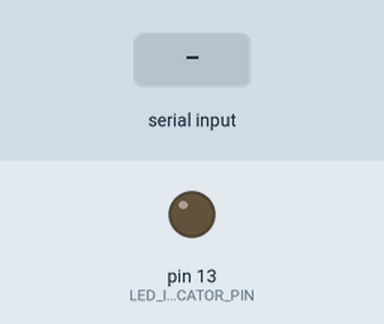
Recording of a sketch running on a simulated Arduino Uno, built with avr-gcc and run on an emulated ATmega328P. Parts: output pins drawn as LEDs (lit = HIGH). The test bench sets the inputs (shaded band). Random numbers use the default seed unless the sketch sets one; what the sketch prints to the serial monitor is not drawn.

Above: at 5.6 s.
5.7 s: "OK\n" received over the second serial link
At 7.7 s:
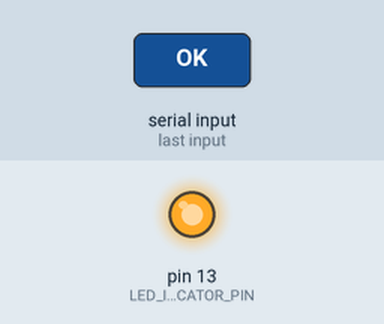
8.7 s: "ERROR\n" received over the second serial link
11.7 s: "STATUS\n" received over the second serial link
Timing chart, 0 to 19.6 s (numbered marks = the images above; inputs shaded):
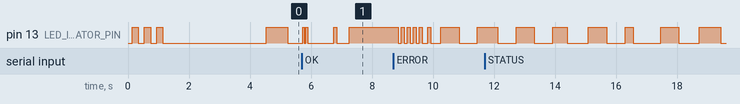

The sketch:

arduino_sender.ino
```cpp
/*
  Arduino Sensor Data Sender with Dummy Data

  Mengirim data sensor dummy (suhu dan cahaya) ke NodeMCU
  menggunakan SoftwareSerial untuk komunikasi UART

  Hardware:
  - Arduino Uno/Nano/Mega
  - Level Converter (5V ↔ 3.3V)
  - LED indicator (optional)

  Connections:
  - Pin 2 Arduino (TX) -> Level Converter HV1 -> NodeMCU D2 (RX)
  - Pin 3 Arduino (RX) -> Level Converter HV2 -> NodeMCU D1 (TX)
  - Pin 0,1 reserved for Serial Monitor debugging
  - Pin 13 -> LED indicator (optional)

  Data Generated:
  - Temperature: 20-35°C with realistic variations
  - Light: 100-900 with day/night simulation
  - Packet counter and timestamp included

  Author: Your Name
  Date: 2025
  Version: 1.0
*/

#include <SoftwareSerial.h>

// ===== PIN DEFINITIONS =====
#define LED_INDICATOR_PIN 13  // LED indikator komunikasi

// Pin untuk komunikasi serial dengan NodeMCU
#define ARDUINO_TX_PIN 2      // Pin 2 Arduino -> NodeMCU RX
#define ARDUINO_RX_PIN 3      // Pin 3 Arduino <- NodeMCU TX

// ===== SERIAL COMMUNICATION =====
SoftwareSerial nodeSerial(ARDUINO_RX_PIN, ARDUINO_TX_PIN);

// ===== VARIABLES =====
float temperature = 25.0;    // Data dummy suhu
int lightLevel = 500;        // Data dummy cahaya
unsigned long lastSendTime = 0;
unsigned long lastHeartbeat = 0;
bool communicationStatus = false;
int dataPacketCounter = 0;

// ===== TIMING CONSTANTS =====
const unsigned long SEND_INTERVAL = 2000;      // Kirim data setiap 2 detik
const unsigned long HEARTBEAT_INTERVAL = 10000; // Heartbeat setiap 10 detik
const unsigned long RESPONSE_TIMEOUT = 1000;    // Timeout menunggu respon 1 detik

// ===== DUMMY DATA GENERATION =====
float baseTemperature = 25.0;
int baseLightLevel = 500;
float tempTrend = 0.1;
int lightTrend = 5;

// ===== SETUP FUNCTION =====
void setup() {
  // Inisialisasi Serial Monitor untuk debugging
  Serial.begin(9600);
  Serial.println();
  Serial.println("==================================");
  Serial.println("  Arduino Dummy Sensor Sender");
  Serial.println("==================================");
  Serial.println("Menginisialisasi sistem...");

  // Inisialisasi komunikasi dengan NodeMCU
  nodeSerial.begin(9600);
  Serial.println("SoftwareSerial initialized pada pin 2,3");

  // Setup pin LED
  pinMode(LED_INDICATOR_PIN, OUTPUT);

  // Test LED indicator
  Serial.println("Testing LED indicator...");
  for(int i = 0; i < 3; i++) {
    digitalWrite(LED_INDICATOR_PIN, HIGH);
    delay(200);
    digitalWrite(LED_INDICATOR_PIN, LOW);
    delay(200);
  }

  // Inisialisasi random seed
  randomSeed(analogRead(A0));

  Serial.println("Sistem siap! Mulai mengirim data dummy...");
  Serial.println("----------------------------------");

  // Test komunikasi awal
  testCommunication();
}

// ===== MAIN LOOP =====
void loop() {
  // Generate dan kirim data sensor dummy secara berkala
  if (millis() - lastSendTime >= SEND_INTERVAL) {
    generateDummyData();
    sendSensorData();
    lastSendTime = millis();
  }

  // Kirim heartbeat secara berkala
  if (millis() - lastHeartbeat >= HEARTBEAT_INTERVAL) {
    sendHeartbeat();
    lastHeartbeat = millis();
  }

  // Cek respon dari NodeMCU
  checkNodeMCUResponse();

  // Update status LED
  updateStatusLED();

  delay(100); // Delay kecil untuk stabilitas
}

// ===== DUMMY DATA GENERATION =====
void generateDummyData() {
  // Generate dummy temperature (20-35°C dengan variasi realistis)
  float tempVariation = random(-200, 201) / 100.0; // -2.0 to +2.0
  temperature = baseTemperature + tempVariation;

  // Trend temperature untuk simulasi perubahan cuaca
  baseTemperature += tempTrend;
  if (baseTemperature > 35.0 || baseTemperature < 20.0) {
    tempTrend = -tempTrend; // Reverse trend
  }

  // Generate dummy light level (100-900 dengan variasi)
  int lightVariation = random(-50, 51); // -50 to +50
  lightLevel = baseLightLevel + lightVariation;

  // Trend light untuk simulasi siang/malam
  baseLightLevel += lightTrend;
  if (baseLightLevel > 900 || baseLightLevel < 100) {
    lightTrend = -lightTrend; // Reverse trend
  }

  // Pastikan nilai dalam range yang valid
  temperature = constrain(temperature, 20.0, 35.0);  // Force ke range yang benar
  lightLevel = constrain(lightLevel, 100, 900);       // Force ke range yang benar

  // Debug info
  Serial.print("Generated Dummy - Suhu: ");
  Serial.print(temperature, 2);
  Serial.print("°C, Cahaya: ");
  Serial.print(lightLevel);
  Serial.print(" (Packet #");
  Serial.print(dataPacketCounter + 1);
  Serial.println(")");
}

void sendSensorData() {
  dataPacketCounter++;

  // Format data: "TEMP:25.30,LIGHT:512,TIME:123456,PACKET:001;"
  String dataPacket = "TEMP:" + String(temperature, 2) +
                     ",LIGHT:" + String(lightLevel) +
                     ",TIME:" + String(millis()) +
                     ",PACKET:" + String(dataPacketCounter, DEC) +
                     ",ID:ARDUINO01;";

  // Kirim data ke NodeMCU
  nodeSerial.println(dataPacket);

  // Log ke Serial Monitor
  Serial.println(">>> Mengirim: " + dataPacket);

  // Indikator pengiriman
  blinkLED(1, 100);
}

// ===== COMMUNICATION FUNCTIONS =====
void sendHeartbeat() {
  String heartbeat = "HEARTBEAT:" + String(millis()) + ",STATUS:ACTIVE;";
  nodeSerial.println(heartbeat);
  Serial.println(">>> Heartbeat: " + heartbeat);
}

void testCommunication() {
  Serial.println("Testing komunikasi dengan NodeMCU...");
  nodeSerial.println("TEST:ARDUINO_READY,VERSION:1.0;");

  // Tunggu respon
  unsigned long startTime = millis();
  while (millis() - startTime < 3000) {
    if (nodeSerial.available()) {
      String response = nodeSerial.readString();
      response.trim();
      Serial.println("<<< Test Response: " + response);
      if (response.indexOf("OK") >= 0) {
        Serial.println("✓ Komunikasi berhasil!");
        communicationStatus = true;
        return;
      }
    }
    delay(100);
  }
  Serial.println("⚠ Tidak ada respon dari NodeMCU");
}

void checkNodeMCUResponse() {
  if (nodeSerial.available()) {
    String response = nodeSerial.readStringUntil('\n');
    response.trim();

    if (response.length() > 0) {
      Serial.println("<<< Respon NodeMCU: " + response);

      // Proses berbagai jenis respon
      if (response == "OK" || response.indexOf("OK") >= 0) {
        communicationStatus = true;
        Serial.println("✓ Data berhasil diterima NodeMCU");
        blinkLED(2, 50); // 2x blink cepat

      } else if (response == "ERROR" || response.indexOf("ERROR") >= 0) {
        communicationStatus = false;
        Serial.println("✗ Error dari NodeMCU: " + response);
        blinkLED(5, 100); // 5x blink error

      } else if (response.indexOf("STATUS") >= 0) {
        Serial.println("ℹ Status update dari NodeMCU: " + response);

      } else if (response.indexOf("CMD") >= 0) {
        processCommand(response);
      }
    }
  }
}

void processCommand(String command) {
  Serial.println("📤 Memproses perintah: " + command);

  if (command.indexOf("RESET") >= 0) {
    Serial.println("🔄 Reset data dummy...");
    baseTemperature = 25.0;
    baseLightLevel = 500;
    dataPacketCounter = 0;

  } else if (command.indexOf("SPEED") >= 0) {
    Serial.println("⚡ Speed test mode...");
    // Bisa implementasi mode pengiriman cepat untuk testing

  } else if (command.indexOf("TEMP_RANGE") >= 0) {
    // Contoh: CMD:TEMP_RANGE:20-40; untuk set range suhu
    Serial.println("🌡️ Temperature range command received");

  } else if (command.indexOf("LIGHT_RANGE") >= 0) {
    // Contoh: CMD:LIGHT_RANGE:100-800; untuk set range cahaya
    Serial.println("💡 Light range command received");
  }
}

// ===== UTILITY FUNCTIONS =====
void blinkLED(int times, int delayMs) {
  for (int i = 0; i < times; i++) {
    digitalWrite(LED_INDICATOR_PIN, HIGH);
    delay(delayMs);
    digitalWrite(LED_INDICATOR_PIN, LOW);
    if (i < times - 1) delay(delayMs);
  }
}

void updateStatusLED() {
  static unsigned long lastToggle = 0;
  static bool ledState = false;

  if (communicationStatus) {
    // LED slow blink jika komunikasi OK
    if (millis() - lastToggle > 2000) {
      ledState = !ledState;
      digitalWrite(LED_INDICATOR_PIN, ledState);
      lastToggle = millis();
    }
  } else {
    // LED fast blink jika ada masalah komunikasi
    if (millis() - lastToggle > 500) {
      ledState = !ledState;
      digitalWrite(LED_INDICATOR_PIN, ledState);
      lastToggle = millis();
    }
  }
}

// ===== ADDITIONAL DUMMY FUNCTIONS =====
void setDummyTemperatureRange(float minTemp, float maxTemp) {
  Serial.println("Setting temperature range: " + String(minTemp) + " to " + String(maxTemp));
  // Implementasi untuk set range suhu dummy
}

void setDummyLightRange(int minLight, int maxLight) {
  Serial.println("Setting light range: " + String(minLight) + " to " + String(maxLight));
  // Implementasi untuk set range cahaya dummy
}

void sendCustomDummyData(float customTemp, int customLight) {
  String customPacket = "CUSTOM:TEMP:" + String(customTemp, 2) +
                       ",LIGHT:" + String(customLight) +
                       ",TIME:" + String(millis()) + ";";
  nodeSerial.println(customPacket);
  Serial.println(">>> Custom Dummy: " + customPacket);
}

void generateExtremeData() {
  // Generate data ekstrem untuk testing
  temperature = random(0, 1) ? -10.0 : 50.0;  // Suhu ekstrem
  lightLevel = random(0, 1) ? 0 : 1023;       // Cahaya ekstrem
  Serial.println("🔥 Generated extreme dummy data for testing");
}
```
